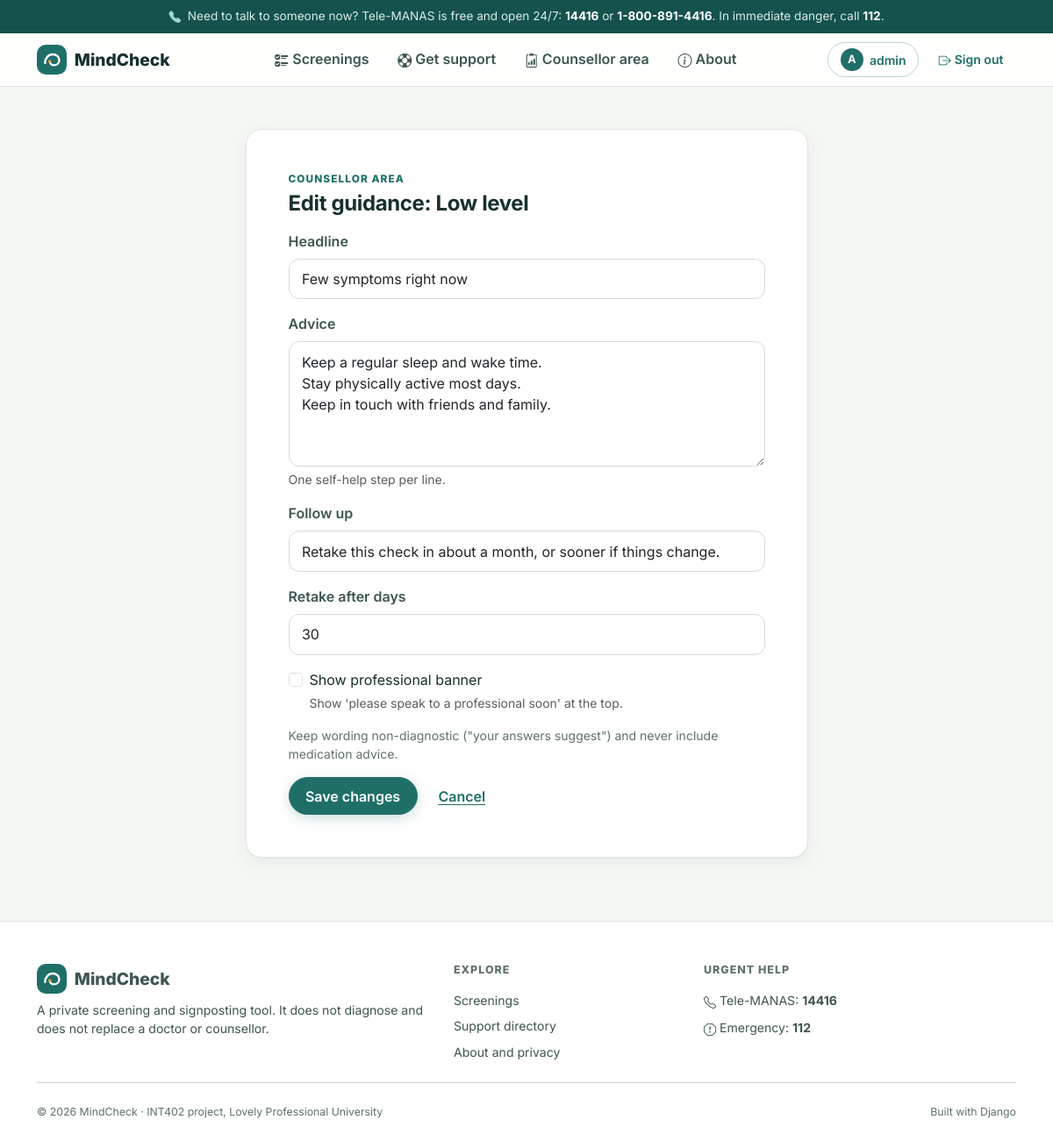
The page /screening/counsellor/guidance/low/edit/ (signed in) on the database its author committed.
### screening/models.py (models this page shows, shortened)
class Guidance(models.Model):
    class Tier(models.TextChoices):
        LOW = "low", "Low"
        MILD = "mild", "Mild"
        MODERATE = "moderate", "Moderate"
        HIGH = "high", "High"
    tier = models.CharField(max_length=10, choices=Tier.choices, unique=True)
    severity_rank = models.PositiveSmallIntegerField(
        unique=True, help_text="1 = lowest, 4 = highest. Used for ordering and colour."
    )
    headline = models.CharField(max_length=120)
    advice = models.TextField(help_text="One self-help step per line.")
    follow_up = models.CharField(max_length=200)
    retake_after_days = models.PositiveSmallIntegerField(default=30)
    show_professional_banner = models.BooleanField(
        default=False, help_text="Show 'please speak to a professional soon' at the top."
    )
    updated_at = models.DateTimeField(auto_now=True)
    class Meta:
        ordering = ["severity_rank"]
        verbose_name_plural = "guidance"
    def __str__(self):
        return self.get_tier_display()

### screening/views.py (the view)
# urls.py: path("counsellor/guidance/<str:tier>/edit/", views.edit_guidance, name="edit_guidance"),
@counsellor_required
@require_http_methods(["GET", "POST"])
def edit_guidance(request, tier):
    guidance = get_object_or_404(Guidance, tier=tier)
    form = GuidanceForm(request.POST or None, instance=guidance)
    if request.method == "POST" and form.is_valid():
        form.save()
        messages.success(request, f"Guidance for the {guidance.get_tier_display()} level was updated.")
        return redirect("screening:counsellor")
    return render(request, "screening/guidance_form.html", {"form": form, "guidance": guidance})

### screening/forms.py (shortened to what this page needs)
class GuidanceForm(forms.ModelForm):
    class Meta:
        model = Guidance
        fields = ["headline", "advice", "follow_up", "retake_after_days", "show_professional_banner"]
        widgets = {
            "headline": forms.TextInput(attrs={"class": "form-control"}),
            "advice": forms.Textarea(attrs={"class": "form-control", "rows": 5}),
            "follow_up": forms.TextInput(attrs={"class": "form-control"}),
            "retake_after_days": forms.NumberInput(attrs={"class": "form-control", "min": 1, "max": 90}),
            "show_professional_banner": forms.CheckboxInput(attrs={"class": "form-check-input"}),
        }
    BANNED_PHRASES = ("you have ", "you are depressed", "you are anxious", "diagnos", "medication", "dosage")

### accounts/models.py (called while the page is built)
    @property
    def is_counsellor(self):
        return self.role == self.Role.COUNSELLOR

### screening/context_processors.py (called while the page is built)
def site_context(request):
    user = request.user
    is_counsellor = bool(
        user.is_authenticated and hasattr(user, "profile") and user.profile.is_counsellor
    )
    return {
        "SITE_NAME": "MindCheck",
        "HELPLINE_NAME": "Tele-MANAS",
        "HELPLINE_NUMBER": "14416",
        "HELPLINE_ALT": "1-800-891-4416",
        "is_counsellor": is_counsellor,
    }

### screening/permissions.py (called while the page is built)
def counsellor_required(view_func):
    @wraps(view_func)
    @login_required
    def wrapper(request, *args, **kwargs):
        profile = getattr(request.user, "profile", None)
        if not (profile and profile.is_counsellor):
            raise PermissionDenied("Only counsellors can open this page.")
        return view_func(request, *args, **kwargs)
    return wrapper

### templates/screening/guidance_form.html (shortened to what this page needs)
{% extends "base.html" %}
{% block content %}
<div class="row justify-content-center">
  <div class="col-lg-7">
    <div class="mc-card p-lg-5">
      <p class="eyebrow mb-1">Counsellor area</p>
      <h1 class="h4 fw-bold mb-3">Edit guidance: {{ guidance }} level</h1>
      <form method="post" novalidate>
        {% for field in form %}
          <div class="mb-3 {% if field.field.widget.input_type == 'checkbox' %}form-check{% endif %}">
            {% if field.field.widget.input_type == 'checkbox' %}
              {{ field }} <label class="form-check-label" for="{{ field.id_for_label }}">{{ field.label }}</label>
            {% else %}
              <label class="form-label fw-semibold" for="{{ field.id_for_label }}">{{ field.label }}</label>
              {{ field }}
            {% endif %}
            {% if field.help_text %}<div class="form-text">{{ field.help_text }}</div>{% endif %}
          </div>
        {% endfor %}
        <p class="small mc-muted">Keep wording non-diagnostic ("your answers suggest") and never include medication advice.</p>
        <button type="submit" class="btn btn-primary">Save changes</button>
        <a href="{% url 'screening:counsellor' %}" class="btn btn-link">Cancel</a>
      </form>
    </div>
  </div>
</div>
{% endblock %}

### templates/base.html (shortened to what this page needs)
{% load static %}<!DOCTYPE html>
<html lang="en">
<head>
  <link rel="stylesheet" href="{% static 'vendor/bootstrap/bootstrap.min.css' %}">
  <link rel="stylesheet" href="{% static 'vendor/bootstrap-icons/bootstrap-icons.min.css' %}">
  <link rel="stylesheet" href="{% static 'css/style.css' %}">
</head>
<body>
  <div class="helpline-strip py-2 no-print">
    <div class="container text-center">
      <i class="bi bi-telephone-fill me-1"></i>
      Need to talk to someone now? {{ HELPLINE_NAME }} is free and open 24/7:
      <a href="tel:{{ HELPLINE_NUMBER }}">{{ HELPLINE_NUMBER }}</a> or <a href="tel:{{ HELPLINE_ALT|cut:'-' }}">{{ HELPLINE_ALT }}</a>.
      <span class="d-none d-md-inline">In immediate danger, call <a href="tel:112">112</a>.</span>
    </div>
  </div>
  {% with url_name=request.resolver_match.url_name %}
  <nav class="navbar navbar-expand-lg mc-nav py-2">
    <div class="container">
      <a class="navbar-brand mc-brand" href="{% url 'home' %}">{% include "partials/logo.html" %}{{ SITE_NAME }}</a>
      <div class="collapse navbar-collapse" id="mainNav">
        <ul class="navbar-nav mx-lg-auto gap-lg-1 mb-2 mb-lg-0">
          <li class="nav-item"><a class="nav-link {% if url_name == 'tools' or url_name == 'take' %}active{% endif %}" href="{% url 'screening:tools' %}"><i class="bi bi-ui-checks me-1"></i>Screenings</a></li>
          <li class="nav-item"><a class="nav-link " href="{% url 'resources:list' %}"><i class="bi bi-life-preserver me-1"></i>Get support</a></li>
          {% if is_counsellor %}
            <li class="nav-item"><a class="nav-link {% if url_name == 'counsellor' %}active{% endif %}" href="{% url 'screening:counsellor' %}"><i class="bi bi-clipboard2-data me-1"></i>Counsellor area</a></li>
          {% endif %}
          <li class="nav-item"><a class="nav-link {% if url_name == 'about' %}active{% endif %}" href="{% url 'about' %}"><i class="bi bi-info-circle me-1"></i>About</a></li>
        </ul>
        <div class="d-flex align-items-center gap-2">
          {% if user.is_authenticated %}
            <a class="btn btn-sm btn-outline-primary user-chip" href="{% url 'accounts:dashboard' %}">
              <span class="avatar">{{ user.first_name|default:user.username|first|upper }}</span>{{ user.first_name|default:user.username|truncatechars:16 }}
            </a>
            <form method="post" action="{% url 'accounts:logout' %}" class="m-0">
              <button type="submit" class="btn btn-sm btn-link text-decoration-none"><i class="bi bi-box-arrow-right me-1"></i>Sign out</button>
            </form>
          {% else %}
            <a class="btn btn-sm btn-link text-decoration-none" href="{% url 'accounts:login' %}">Sign in</a>
            <a class="btn btn-sm btn-primary" href="{% url 'accounts:register' %}">Create account</a>
          {% endif %}
        </div>
      </div>
    </div>
  </nav>
  {% endwith %}
  <main id="main" class="py-4 py-lg-5">
    <div class="container">
      {% block content %}{% endblock %}
    </div>
  </main>
  <footer class="mc-footer pt-5 pb-4 mt-4">
    <div class="container">
      <div class="row g-4">
        <div class="col-lg-5">
          <a class="mc-brand text-decoration-none mb-2" href="{% url 'home' %}">{% include "partials/logo.html" %}{{ SITE_NAME }}</a>
          <p class="mt-2 mb-0">A private screening and signposting tool. It does not diagnose and does not replace a doctor or counsellor.</p>
        </div>
        <div class="col-6 col-lg-3">
          <h6 class="mb-3">Explore</h6>
          <ul class="list-unstyled mb-0 d-grid gap-2">
            <li><a href="{% url 'screening:tools' %}">Screenings</a></li>
            <li><a href="{% url 'resources:list' %}">Support directory</a></li>
            <li><a href="{% url 'about' %}">About and privacy</a></li>
          </ul>
        </div>
        <div class="col-6 col-lg-4">
          <h6 class="mb-3">Urgent help</h6>
          <ul class="list-unstyled mb-0 d-grid gap-2">
            <li><i class="bi bi-telephone me-1"></i>{{ HELPLINE_NAME }}: <a href="tel:{{ HELPLINE_NUMBER }}" class="fw-bold">{{ HELPLINE_NUMBER }}</a></li>
            <li><i class="bi bi-exclamation-octagon me-1"></i>Emergency: <a href="tel:112" class="fw-bold">112</a></li>
          </ul>
        </div>
      </div>
      <hr class="my-4">
      <div class="d-flex flex-column flex-md-row justify-content-between gap-2 small mc-muted">
        <span>&copy; {% now "Y" %} MindCheck · INT402 project, Lovely Professional University</span>
        <span>Built with Django</span>
      </div>
    </div>
  </footer>
</body>
</html>

### static/css/style.css (style rules this page uses)
:root { --mc-ink: #17302d; --mc-ink-soft: #3d5551; --mc-muted: #5f716e; --mc-bg: #f5f7f3; --mc-surface: #ffffff; --mc-primary: #1f6f68; --mc-primary-dark: #15524d; --mc-primary-soft: #e2f0ec; --mc-primary-tint: #f0f7f4; --mc-accent: #e8a33d; --mc-accent-soft: #fdf3e2; --mc-border: #dfe7e3; --mc-low: #2f8456; --mc-mild: #a7801a; --mc-moderate: #c0632a; --mc-high: #b23d33; --mc-radius: 18px; --mc-radius-sm: 12px; --mc-shadow: 0 1px 2px rgba(23, 48, 45, .04), 0 6px 20px rgba(23, 48, 45, .06); --mc-shadow-lg: 0 2px 4px rgba(23, 48, 45, .05), 0 16px 40px rgba(23, 48, 45, .10); --bs-body-font-family: "Inter", "Segoe UI", system-ui, -apple-system, Roboto, Arial, sans-serif; }
body { background: var(--mc-bg); color: var(--mc-ink); font-family: var(--bs-body-font-family); font-feature-settings: "cv11", "ss01"; -webkit-font-smoothing: antialiased; min-height: 100vh; display: flex; flex-direction: column; }
main { flex: 1 0 auto; }
h1, h2, h3, h4, h5, h6, .h1, .h2, .h3, .h4, .h5, .h6 { color: var(--mc-ink); letter-spacing: -.015em; }
a { color: var(--mc-primary); text-underline-offset: 3px; }
.text-muted, .mc-muted { color: var(--mc-muted) !important; }
.bi { vertical-align: -.125em; }
.btn { border-radius: 999px; font-weight: 600; padding: .55rem 1.15rem; }
.btn-sm { padding: .35rem .85rem; }
.btn-primary { --bs-btn-bg: var(--mc-primary); --bs-btn-border-color: var(--mc-primary); --bs-btn-hover-bg: var(--mc-primary-dark); --bs-btn-hover-border-color: var(--mc-primary-dark); --bs-btn-active-bg: var(--mc-primary-dark); --bs-btn-active-border-color: var(--mc-primary-dark); --bs-btn-disabled-bg: var(--mc-primary); --bs-btn-disabled-border-color: var(--mc-primary); box-shadow: 0 4px 14px rgba(31, 111, 104, .22); }
.btn-outline-primary { --bs-btn-color: var(--mc-primary); --bs-btn-border-color: #b9d6cf; --bs-btn-hover-bg: var(--mc-primary-soft); --bs-btn-hover-color: var(--mc-primary-dark); --bs-btn-hover-border-color: var(--mc-primary); --bs-btn-active-bg: var(--mc-primary-soft); --bs-btn-active-color: var(--mc-primary-dark); background: var(--mc-surface); }
.btn-link { color: var(--mc-primary); font-weight: 600; }
.form-control, .form-select { border-radius: var(--mc-radius-sm); border-color: #cfdcd7; padding: .65rem .9rem; }
.form-label { color: var(--mc-ink-soft); }
.helpline-strip { background: var(--mc-primary-dark); color: #d9ece8; font-size: .85rem; }
.helpline-strip a { color: #fff; font-weight: 700; text-decoration: none; }
.helpline-strip .bi { color: #9fd6ca; }
.mc-nav { background: rgba(255, 255, 255, .92); backdrop-filter: saturate(160%) blur(8px); border-bottom: 1px solid var(--mc-border); position: sticky; top: 0; z-index: 1030; }
.mc-brand { display: flex; align-items: center; gap: .55rem; font-weight: 800; font-size: 1.2rem; color: var(--mc-ink); }
.mc-nav .nav-link { color: var(--mc-ink-soft); font-weight: 600; border-radius: 999px; padding: .45rem .9rem !important; }
.user-chip { display: inline-flex; align-items: center; gap: .45rem; }
.user-chip .avatar { width: 26px; height: 26px; border-radius: 50%; background: var(--mc-primary); color: #fff; display: inline-grid; place-items: center; font-size: .8rem; font-weight: 700; }
.mc-card { background: var(--mc-surface); border: 1px solid var(--mc-border); border-radius: var(--mc-radius); padding: 1.6rem; box-shadow: var(--mc-shadow); }
.eyebrow { text-transform: uppercase; letter-spacing: .09em; font-size: .74rem; font-weight: 800; color: var(--mc-primary); }
.mc-footer { background: var(--mc-surface); border-top: 1px solid var(--mc-border); font-size: .88rem; color: var(--mc-ink-soft); }
.mc-footer h6 { font-size: .78rem; text-transform: uppercase; letter-spacing: .08em; color: var(--mc-muted); font-weight: 800; }
.mc-footer a { text-decoration: none; color: var(--mc-ink-soft); }

### rows shown on the page
Guidance: tier "Low", form "Few symptoms right now" "Keep a regular sleep and wake time. Stay physically active most days. Keep in touch with friends and family." "Retake this check in about a month, or sooner if things change." "30"

### other values the page prints
{{ HELPLINE_NAME }} "Tele-MANAS"
{{ HELPLINE_NUMBER }} "14416"
{{ HELPLINE_ALT }} "1-800-891-4416"
{{ SITE_NAME }} "MindCheck"
{{ user.first_name|default:user.username|first|upper }} "A"
{{ user.first_name|default:user.username|truncatechars:16 }} "admin"
{{ field.label }} "Headline" "Advice" "Follow up" "Retake after days"
{{ field.help_text }} "One self-help step per line." "Show 'please speak to a professional soon' at the top."
{{ field.label }} "Show professional banner"
